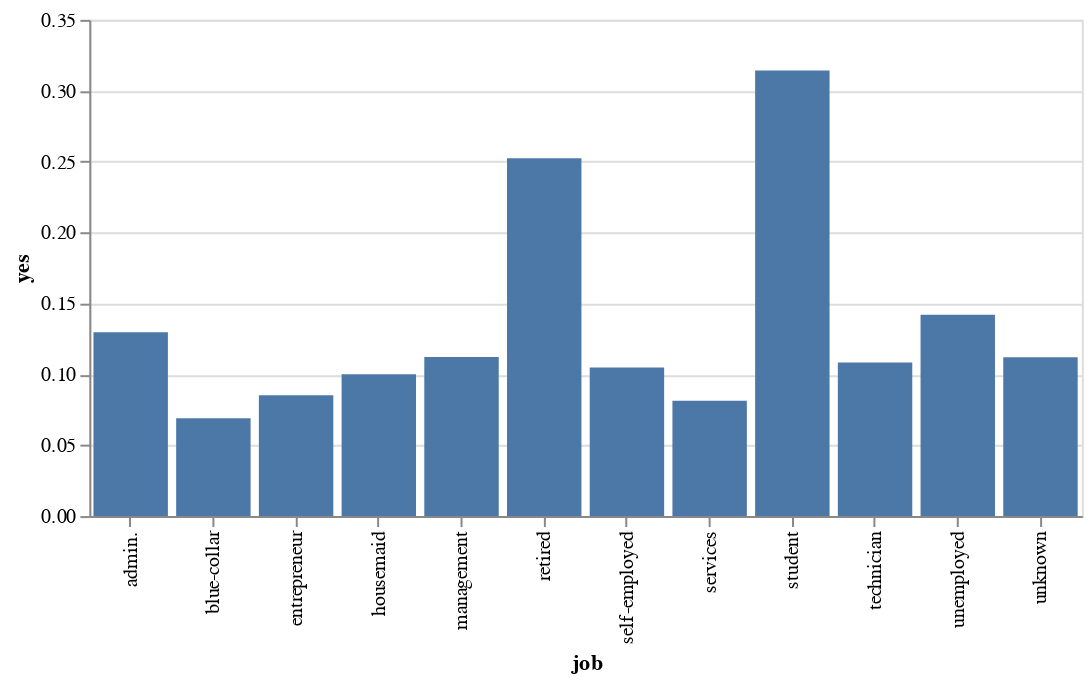

Notebook source saved alongside this figure:
### Code cell
alt.Chart(job_percent).mark_bar().encode(
    x = 'job:N',
    y = 'yes:Q',
).properties(
    width=500,
    height= 250
)

### Figure 1 — Vega-Lite specification as saved in the notebook (floating-point values rounded to 4 significant figures)
{"config": {"view": {"continuousWidth": 400, "continuousHeight": 300}}, "data": {"name": "data-01b40300dba55efb6d2139b3aed2d0fd"}, "mark": "bar", "encoding": {"x": {"type": "nominal", "field": "job"}, "y": {"type": "quantitative", "field": "yes"}}, "height": 250, "width": 500, "$schema": "https://vega.github.io/schema/vega-lite/v4.8.1.json", "datasets": {"data-01b40300dba55efb6d2139b3aed2d0fd": [{"job": "admin.", "no": 0.8703, "yes": 0.1297}, {"job": "blue-collar", "no": 0.9311, "yes": 0.06894}, {"job": "entrepreneur", "no": 0.9148, "yes": 0.08516}, {"job": "housemaid", "no": 0.9, "yes": 0.1}, {"job": "management", "no": 0.8878, "yes": 0.1122}, {"job": "retired", "no": 0.7477, "yes": 0.2523}, {"job": "self-employed", "no": 0.8951, "yes": 0.1049}, {"job": "services", "no": 0.9186, "yes": 0.08138}, {"job": "student", "no": 0.6857, "yes": 0.3143}, {"job": "technician", "no": 0.8917, "yes": 0.1083}, {"job": "unemployed", "no": 0.858, "yes": 0.142}, {"job": "unknown", "no": 0.8879, "yes": 0.1121}]}}
